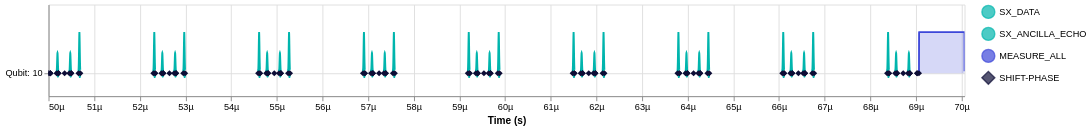

Here is the notebook cell this chart was saved with:
### Markdown cell above
The default coloring map is a bit different and doesn't compare to any of the other options. If you would like to restore that, you can set the color key to `None`.

### Code cell
schedule.with_color_key(None).draw()
